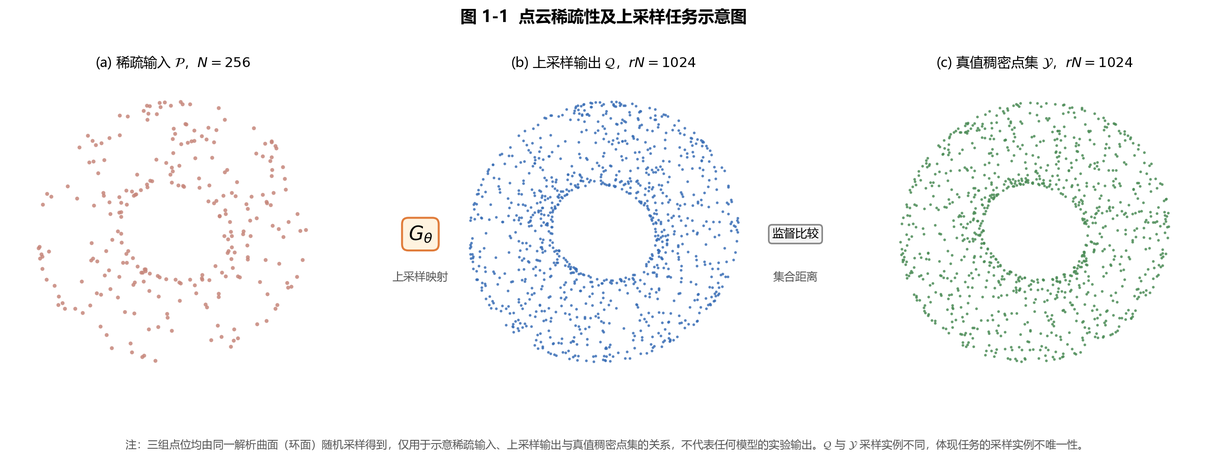
#> input picture docs/figures_schematic/F1_1_task_illustration.png, 1207 x 460 px, shrunk from 2574 x 981 before the run
$ python prepare_word_figures.py
#> lines starting #> are read from the running program, lines starting #| are printed output that depends on the picture
#!/usr/bin/env python3
"""Prepare schematic figures for Word by removing embedded title bands.

The formal caption is provided below each image in the thesis, so duplicated
titles such as "图 2.3 ..." inside the bitmap are cropped from the Word copy.
Source figures remain unchanged.
"""

from pathlib import Path

from PIL import Image


ROOT = Path(__file__).resolve().parents[1]
SRC = ROOT / "docs" / "figures_schematic"
OUT = ROOT / "docs" / "figures_word"
NAMES = [
    "F1_1_task_illustration.png",
    "F1_2_technical_roadmap.png",
    "F1_3_chapter_map.png",
    "F2_1_method_timeline.png",
    "F2_2_method_taxonomy.png",
    "F2_3_backbone_evolution.png",
    "F2_4_loss_quality_map.png",
]


def main() -> None:
    OUT.mkdir(parents=True, exist_ok=True)
    for name in NAMES:
        source = SRC / name
        if not source.exists():
            raise FileNotFoundError(source)
        with Image.open(source) as img:
#> img is the input picture: PIL image 1207x460 RGBA; mean R, G, B, A 248.5, 249.1, 249.2, 255
            crop_top = min(70, max(0, img.height // 10))
#> crop_top = 46
            result = img.crop((0, crop_top, img.width, img.height))
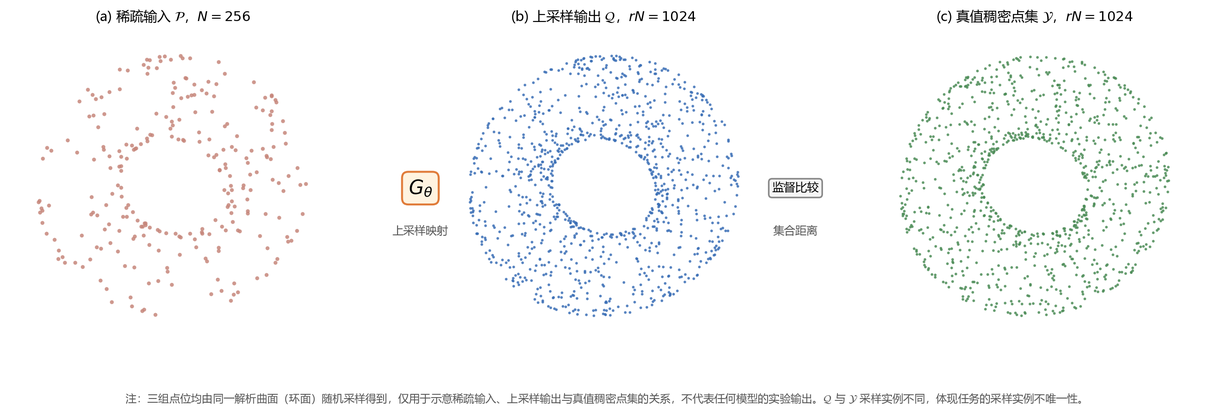
#> result: PIL image 1207x414 RGBA; mean R, G, B, A 248.8, 249.5, 249.6, 255
            result.save(OUT / name, optimize=True)
#> pass 2 of the loop in main, `for name in NAMES:`:
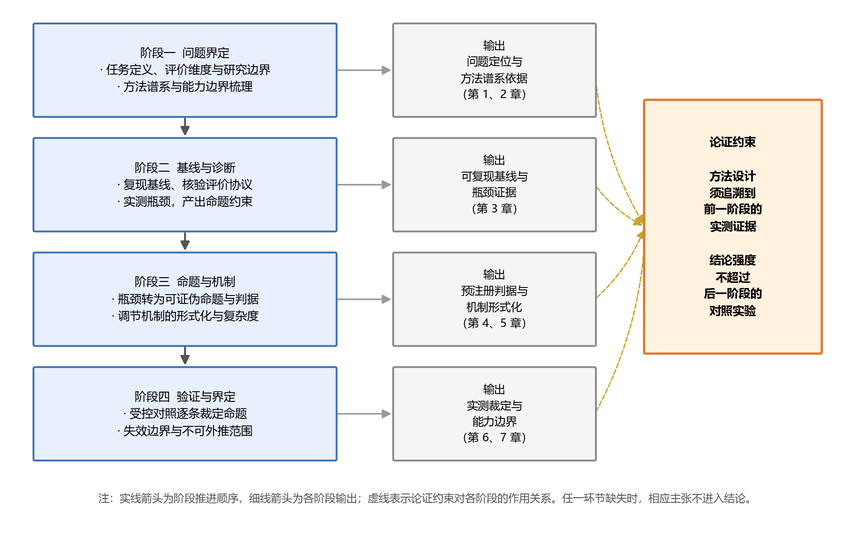
#> input picture docs/figures_schematic/F1_2_technical_roadmap.png, 855 x 553 px, shrunk from 1822 x 1179 before the run
#> in main, img is the input picture: PIL image 855x553 RGBA; mean R, G, B, A 238.1, 239, 240.7, 255
#> in main, `result = img.crop((0, crop_top, img.width, img.height))`:
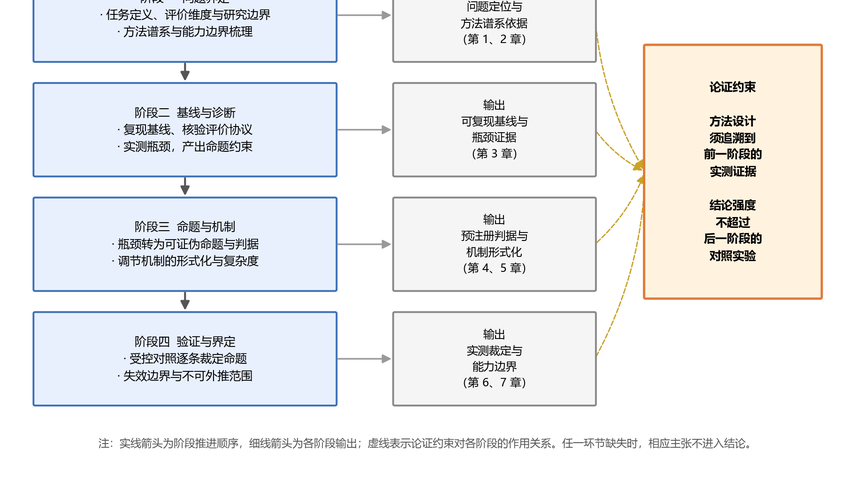
#> result: PIL image 855x498 RGBA; mean R, G, B, A 237.5, 238.2, 239.8, 255
#> pass 3 of the loop in main, `for name in NAMES:`:
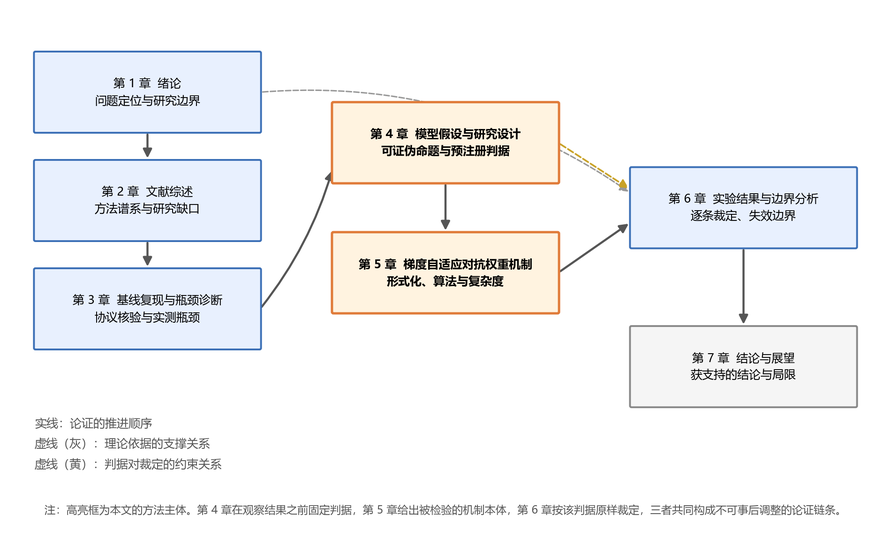
#> input picture docs/figures_schematic/F1_3_chapter_map.png, 891 x 553 px, shrunk from 1900 x 1179 before the run
#> in main, img is the input picture: PIL image 891x553 RGBA; mean R, G, B, A 243.6, 243.8, 244.7, 255
#> in main, `result = img.crop((0, crop_top, img.width, img.height))`:
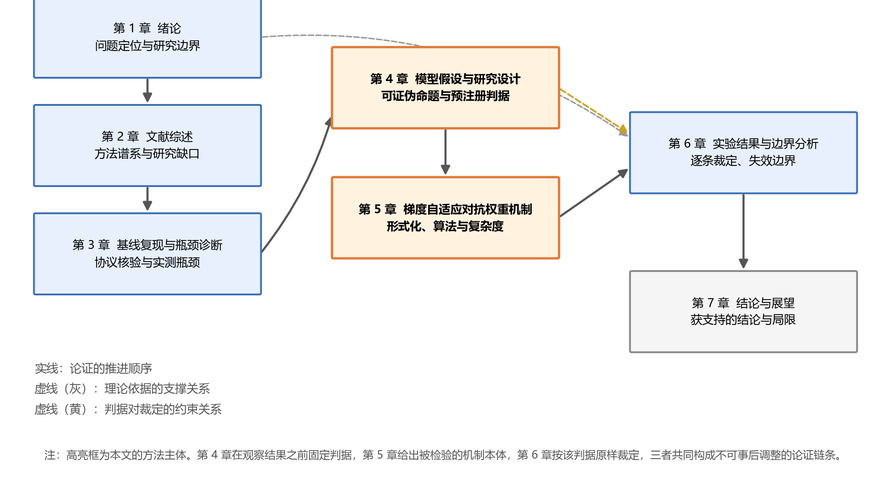
#> result: PIL image 891x498 RGBA; mean R, G, B, A 242.6, 242.7, 243.6, 255
#> the loop made 7 passes; the first 3 are shown
    print(f"Prepared {len(NAMES)} Word figures in {OUT}")


if __name__ == "__main__":
#> (the run stopped early here; a loop or call above may not have finished)
